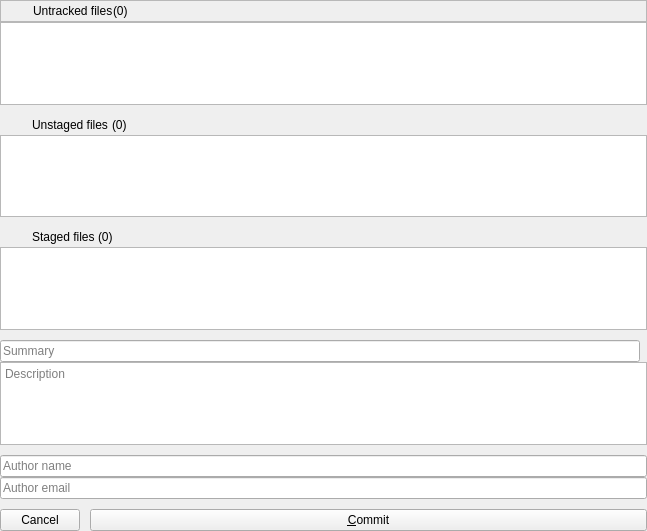
<?xml version="1.0" encoding="UTF-8"?>
<ui version="4.0">
 <class>WorkInProgressWidget</class>
 <widget class="QWidget" name="WorkInProgressWidget">
  <property name="geometry">
   <rect>
    <x>0</x>
    <y>0</y>
    <width>647</width>
    <height>531</height>
   </rect>
  </property>
  <property name="windowTitle">
   <string>Commit changes</string>
  </property>
  <property name="windowIcon">
   <iconset>
    <normaloff>:/icons/resources/vcs_commit.png</normaloff>:/icons/resources/vcs_commit.png</iconset>
  </property>
  <layout class="QGridLayout" name="gridLayout">
   <property name="leftMargin">
    <number>0</number>
   </property>
   <property name="topMargin">
    <number>0</number>
   </property>
   <property name="rightMargin">
    <number>0</number>
   </property>
   <property name="bottomMargin">
    <number>0</number>
   </property>
   <property name="spacing">
    <number>0</number>
   </property>
   <item row="12" column="1" colspan="2">
    <widget class="QLineEdit" name="leAuthorName">
     <property name="placeholderText">
      <string>Author name</string>
     </property>
    </widget>
   </item>
   <item row="13" column="1" colspan="2">
    <widget class="QLineEdit" name="leAuthorEmail">
     <property name="placeholderText">
      <string>Author email</string>
     </property>
    </widget>
   </item>
   <item row="5" column="1">
    <spacer name="verticalSpacer_3">
     <property name="orientation">
      <enum>Qt::Vertical</enum>
     </property>
     <property name="sizeType">
      <enum>QSizePolicy::Fixed</enum>
     </property>
     <property name="sizeHint" stdset="0">
      <size>
       <width>20</width>
       <height>10</height>
      </size>
     </property>
    </spacer>
   </item>
   <item row="6" column="1" colspan="2">
    <widget class="QFrame" name="stagedFiles">
     <layout class="QHBoxLayout" name="horizontalLayout">
      <property name="spacing">
       <number>0</number>
      </property>
      <property name="leftMargin">
       <number>0</number>
      </property>
      <property name="topMargin">
       <number>0</number>
      </property>
      <property name="rightMargin">
       <number>0</number>
      </property>
      <property name="bottomMargin">
       <number>0</number>
      </property>
      <item>
       <spacer name="horizontalSpacer_4">
        <property name="orientation">
         <enum>Qt::Horizontal</enum>
        </property>
        <property name="sizeType">
         <enum>QSizePolicy::Fixed</enum>
        </property>
        <property name="sizeHint" stdset="0">
         <size>
          <width>15</width>
          <height>20</height>
         </size>
        </property>
       </spacer>
      </item>
      <item>
       <widget class="QLabel" name="stagedFilesIcon">
        <property name="text">
         <string/>
        </property>
       </widget>
      </item>
      <item>
       <spacer name="horizontalSpacer_5">
        <property name="orientation">
         <enum>Qt::Horizontal</enum>
        </property>
        <property name="sizeType">
         <enum>QSizePolicy::Fixed</enum>
        </property>
        <property name="sizeHint" stdset="0">
         <size>
          <width>10</width>
          <height>20</height>
         </size>
        </property>
       </spacer>
      </item>
      <item>
       <widget class="QLabel" name="label_2">
        <property name="text">
         <string>Staged files </string>
        </property>
       </widget>
      </item>
      <item>
       <widget class="QLabel" name="lStagedCount">
        <property name="text">
         <string>(0)</string>
        </property>
       </widget>
      </item>
      <item>
       <spacer name="horizontalSpacer">
        <property name="orientation">
         <enum>Qt::Horizontal</enum>
        </property>
        <property name="sizeHint" stdset="0">
         <size>
          <width>40</width>
          <height>20</height>
         </size>
        </property>
       </spacer>
      </item>
     </layout>
    </widget>
   </item>
   <item row="1" column="1" colspan="2">
    <widget class="QListWidget" name="untrackedFilesList">
     <property name="contextMenuPolicy">
      <enum>Qt::CustomContextMenu</enum>
     </property>
     <property name="horizontalScrollBarPolicy">
      <enum>Qt::ScrollBarAsNeeded</enum>
     </property>
    </widget>
   </item>
   <item row="14" column="1">
    <spacer name="verticalSpacer">
     <property name="orientation">
      <enum>Qt::Vertical</enum>
     </property>
     <property name="sizeType">
      <enum>QSizePolicy::Fixed</enum>
     </property>
     <property name="sizeHint" stdset="0">
      <size>
       <width>20</width>
       <height>10</height>
      </size>
     </property>
    </spacer>
   </item>
   <item row="9" column="1">
    <widget class="QLineEdit" name="leCommitTitle">
     <property name="placeholderText">
      <string>Summary</string>
     </property>
    </widget>
   </item>
   <item row="7" column="1" colspan="2">
    <widget class="QListWidget" name="stagedFilesList">
     <property name="contextMenuPolicy">
      <enum>Qt::CustomContextMenu</enum>
     </property>
     <property name="horizontalScrollBarPolicy">
      <enum>Qt::ScrollBarAsNeeded</enum>
     </property>
    </widget>
   </item>
   <item row="11" column="1">
    <spacer name="verticalSpacer_4">
     <property name="orientation">
      <enum>Qt::Vertical</enum>
     </property>
     <property name="sizeType">
      <enum>QSizePolicy::Fixed</enum>
     </property>
     <property name="sizeHint" stdset="0">
      <size>
       <width>20</width>
       <height>10</height>
      </size>
     </property>
    </spacer>
   </item>
   <item row="10" column="1" colspan="2">
    <widget class="QTextEdit" name="teDescription">
     <property name="lineWrapMode">
      <enum>QTextEdit::WidgetWidth</enum>
     </property>
     <property name="readOnly">
      <bool>false</bool>
     </property>
     <property name="acceptRichText">
      <bool>false</bool>
     </property>
     <property name="placeholderText">
      <string>Description</string>
     </property>
    </widget>
   </item>
   <item row="0" column="1" colspan="2">
    <widget class="QFrame" name="untrackedFiles">
     <property name="frameShape">
      <enum>QFrame::StyledPanel</enum>
     </property>
     <property name="frameShadow">
      <enum>QFrame::Raised</enum>
     </property>
     <layout class="QHBoxLayout" name="horizontalLayout_2">
      <property name="spacing">
       <number>0</number>
      </property>
      <property name="leftMargin">
       <number>0</number>
      </property>
      <property name="topMargin">
       <number>0</number>
      </property>
      <property name="rightMargin">
       <number>0</number>
      </property>
      <property name="bottomMargin">
       <number>0</number>
      </property>
      <item>
       <spacer name="horizontalSpacer_7">
        <property name="orientation">
         <enum>Qt::Horizontal</enum>
        </property>
        <property name="sizeType">
         <enum>QSizePolicy::Fixed</enum>
        </property>
        <property name="sizeHint" stdset="0">
         <size>
          <width>15</width>
          <height>20</height>
         </size>
        </property>
       </spacer>
      </item>
      <item>
       <widget class="QLabel" name="untrackedFilesIcon">
        <property name="text">
         <string/>
        </property>
       </widget>
      </item>
      <item>
       <spacer name="horizontalSpacer_8">
        <property name="orientation">
         <enum>Qt::Horizontal</enum>
        </property>
        <property name="sizeType">
         <enum>QSizePolicy::Fixed</enum>
        </property>
        <property name="sizeHint" stdset="0">
         <size>
          <width>10</width>
          <height>20</height>
         </size>
        </property>
       </spacer>
      </item>
      <item>
       <widget class="QLabel" name="label_3">
        <property name="text">
         <string>Untracked files</string>
        </property>
       </widget>
      </item>
      <item>
       <widget class="QLabel" name="lUntrackedCount">
        <property name="text">
         <string>(0)</string>
        </property>
       </widget>
      </item>
      <item>
       <spacer name="horizontalSpacer_9">
        <property name="orientation">
         <enum>Qt::Horizontal</enum>
        </property>
        <property name="sizeHint" stdset="0">
         <size>
          <width>40</width>
          <height>20</height>
         </size>
        </property>
       </spacer>
      </item>
     </layout>
    </widget>
   </item>
   <item row="2" column="1">
    <spacer name="verticalSpacer_5">
     <property name="orientation">
      <enum>Qt::Vertical</enum>
     </property>
     <property name="sizeType">
      <enum>QSizePolicy::Fixed</enum>
     </property>
     <property name="sizeHint" stdset="0">
      <size>
       <width>20</width>
       <height>10</height>
      </size>
     </property>
    </spacer>
   </item>
   <item row="8" column="1">
    <spacer name="verticalSpacer_2">
     <property name="orientation">
      <enum>Qt::Vertical</enum>
     </property>
     <property name="sizeType">
      <enum>QSizePolicy::Fixed</enum>
     </property>
     <property name="sizeHint" stdset="0">
      <size>
       <width>20</width>
       <height>10</height>
      </size>
     </property>
    </spacer>
   </item>
   <item row="9" column="2">
    <widget class="QLabel" name="lCounter">
     <property name="text">
      <string/>
     </property>
    </widget>
   </item>
   <item row="4" column="1" colspan="2">
    <widget class="QListWidget" name="unstagedFilesList">
     <property name="contextMenuPolicy">
      <enum>Qt::CustomContextMenu</enum>
     </property>
     <property name="horizontalScrollBarPolicy">
      <enum>Qt::ScrollBarAsNeeded</enum>
     </property>
    </widget>
   </item>
   <item row="3" column="1" colspan="2">
    <widget class="QFrame" name="unstagedFiles">
     <layout class="QHBoxLayout" name="horizontalLayout_3">
      <property name="spacing">
       <number>0</number>
      </property>
      <property name="leftMargin">
       <number>0</number>
      </property>
      <property name="topMargin">
       <number>0</number>
      </property>
      <property name="rightMargin">
       <number>0</number>
      </property>
      <property name="bottomMargin">
       <number>0</number>
      </property>
      <item>
       <spacer name="horizontalSpacer_3">
        <property name="orientation">
         <enum>Qt::Horizontal</enum>
        </property>
        <property name="sizeType">
         <enum>QSizePolicy::Fixed</enum>
        </property>
        <property name="sizeHint" stdset="0">
         <size>
          <width>15</width>
          <height>20</height>
         </size>
        </property>
       </spacer>
      </item>
      <item>
       <widget class="QLabel" name="unstagedIcon">
        <property name="text">
         <string/>
        </property>
       </widget>
      </item>
      <item>
       <spacer name="horizontalSpacer_6">
        <property name="orientation">
         <enum>Qt::Horizontal</enum>
        </property>
        <property name="sizeType">
         <enum>QSizePolicy::Fixed</enum>
        </property>
        <property name="sizeHint" stdset="0">
         <size>
          <width>10</width>
          <height>20</height>
         </size>
        </property>
       </spacer>
      </item>
      <item>
       <widget class="QLabel" name="label">
        <property name="text">
         <string>Unstaged files </string>
        </property>
       </widget>
      </item>
      <item>
       <widget class="QLabel" name="lUnstagedCount">
        <property name="text">
         <string>(0)</string>
        </property>
       </widget>
      </item>
      <item>
       <spacer name="horizontalSpacer_2">
        <property name="orientation">
         <enum>Qt::Horizontal</enum>
        </property>
        <property name="sizeHint" stdset="0">
         <size>
          <width>40</width>
          <height>20</height>
         </size>
        </property>
       </spacer>
      </item>
     </layout>
    </widget>
   </item>
   <item row="15" column="1" colspan="2">
    <layout class="QHBoxLayout" name="horizontalLayout_4">
     <property name="spacing">
      <number>10</number>
     </property>
     <item>
      <widget class="QPushButton" name="pbCancelAmend">
       <property name="text">
        <string>Cancel</string>
       </property>
      </widget>
     </item>
     <item>
      <widget class="QPushButton" name="pbCommit">
       <property name="sizePolicy">
        <sizepolicy hsizetype="Expanding" vsizetype="Fixed">
         <horstretch>0</horstretch>
         <verstretch>0</verstretch>
        </sizepolicy>
       </property>
       <property name="toolTip">
        <string>Commit selected files</string>
       </property>
       <property name="text">
        <string>&amp;Commit</string>
       </property>
       <property name="shortcut">
        <string>Alt+C</string>
       </property>
      </widget>
     </item>
    </layout>
   </item>
  </layout>
 </widget>
 <layoutdefault spacing="6" margin="11"/>
 <tabstops>
  <tabstop>leCommitTitle</tabstop>
  <tabstop>teDescription</tabstop>
  <tabstop>unstagedFilesList</tabstop>
  <tabstop>stagedFilesList</tabstop>
 </tabstops>
 <resources/>
 <connections/>
</ui>
